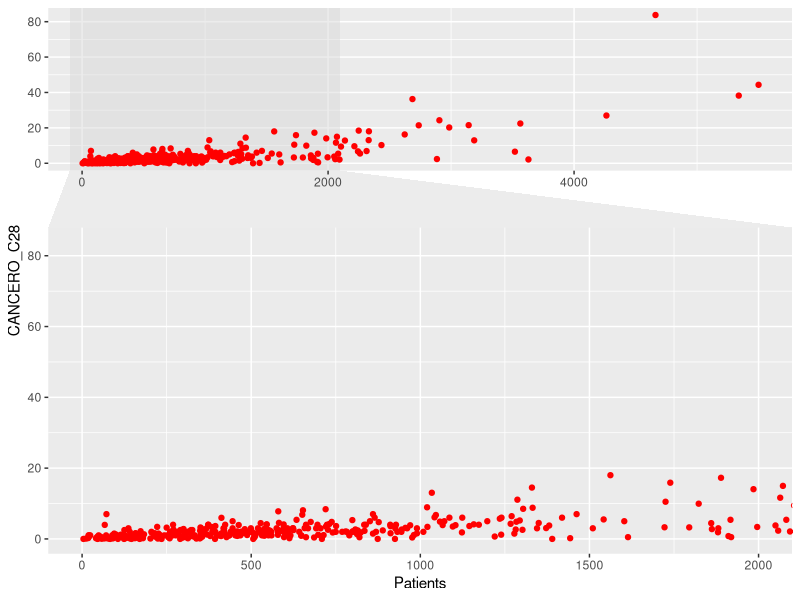
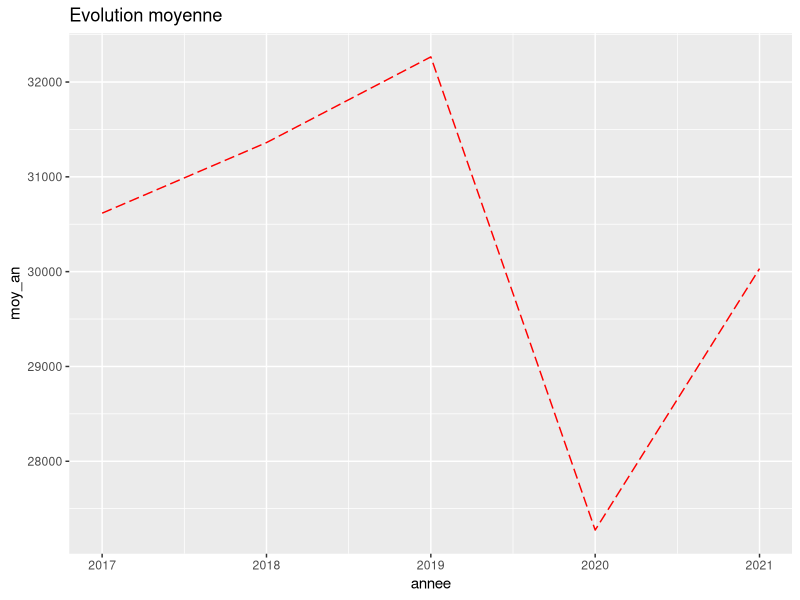
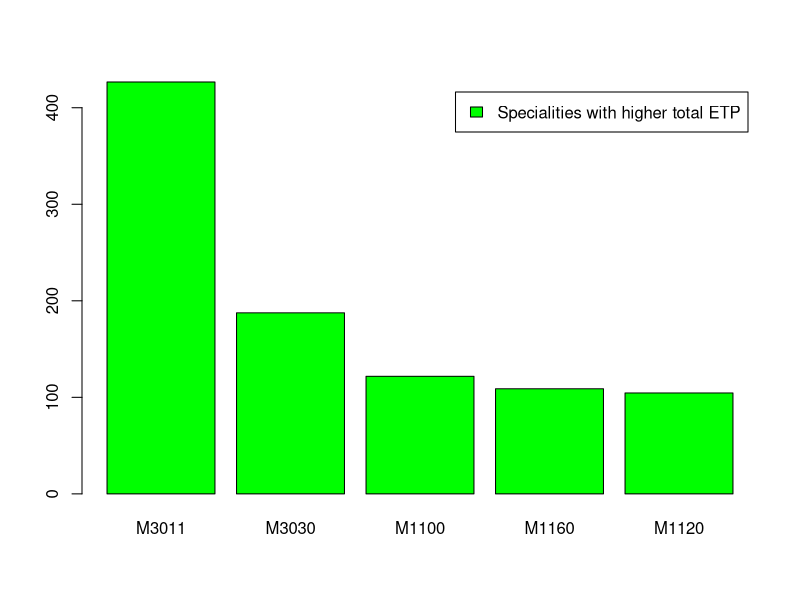
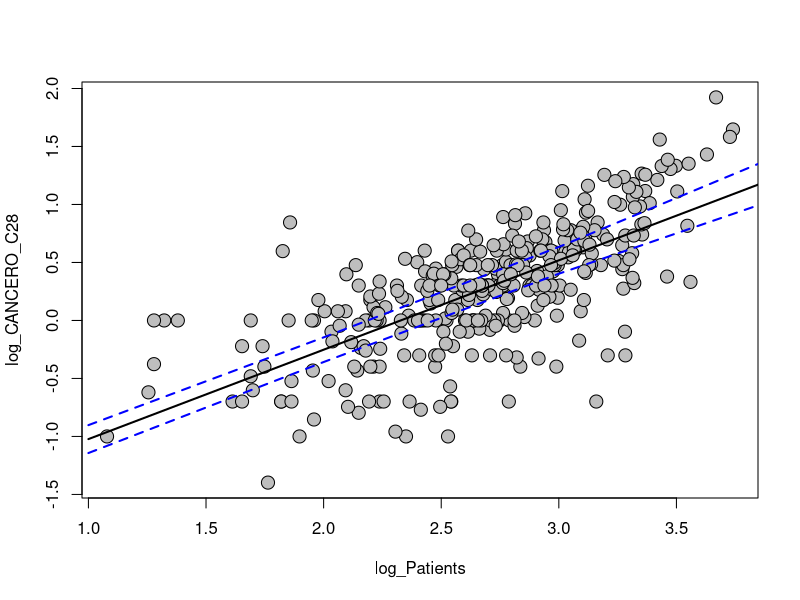
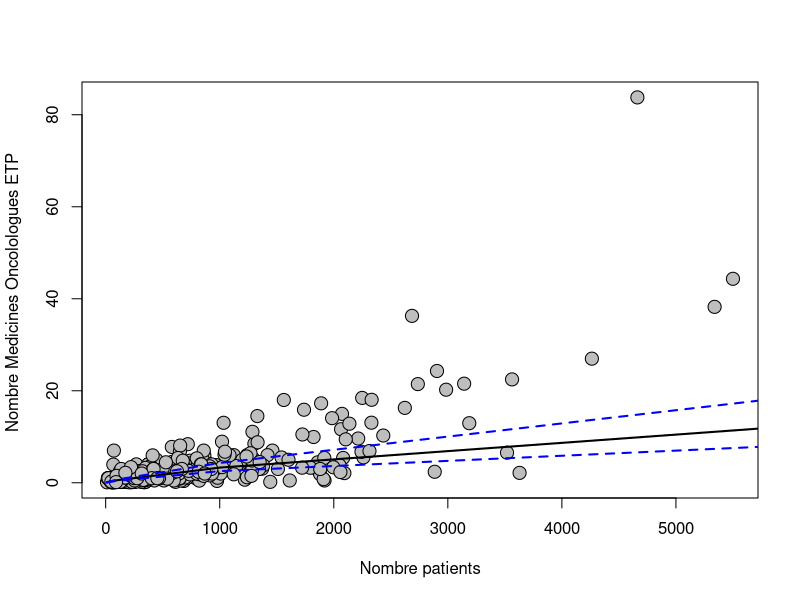
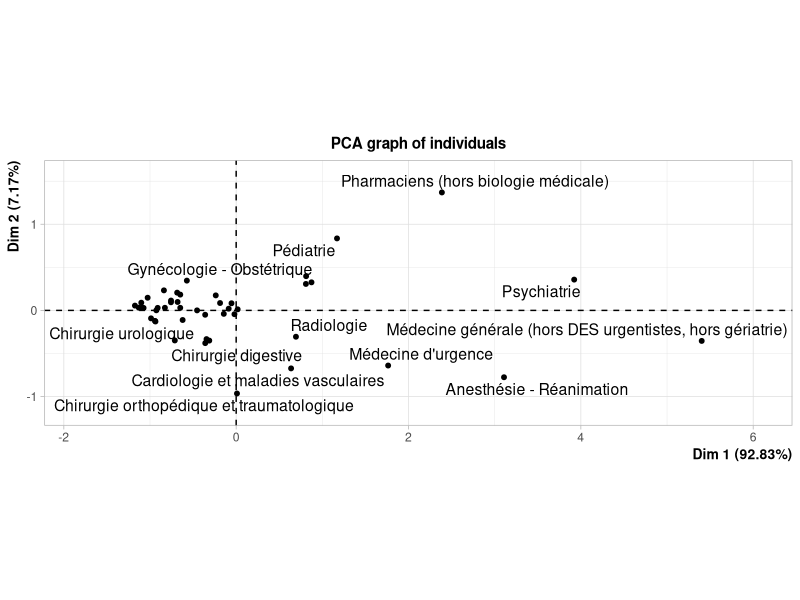
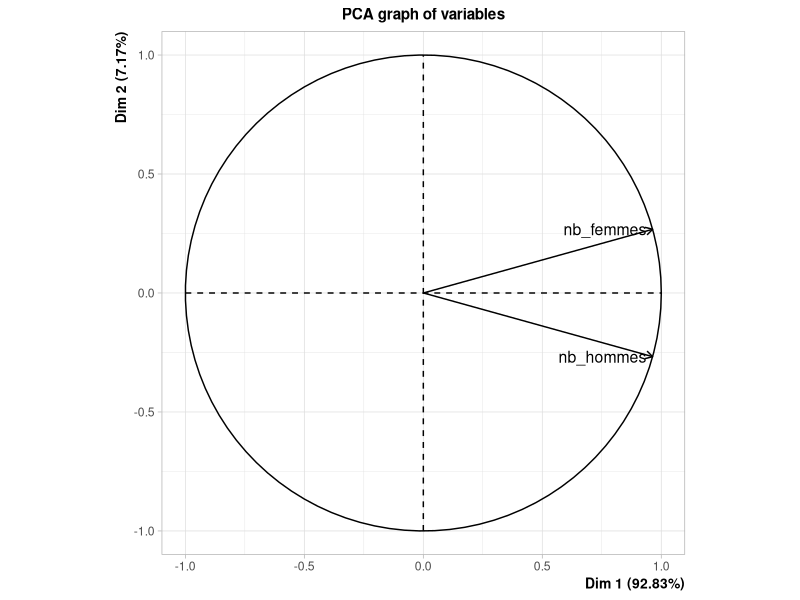
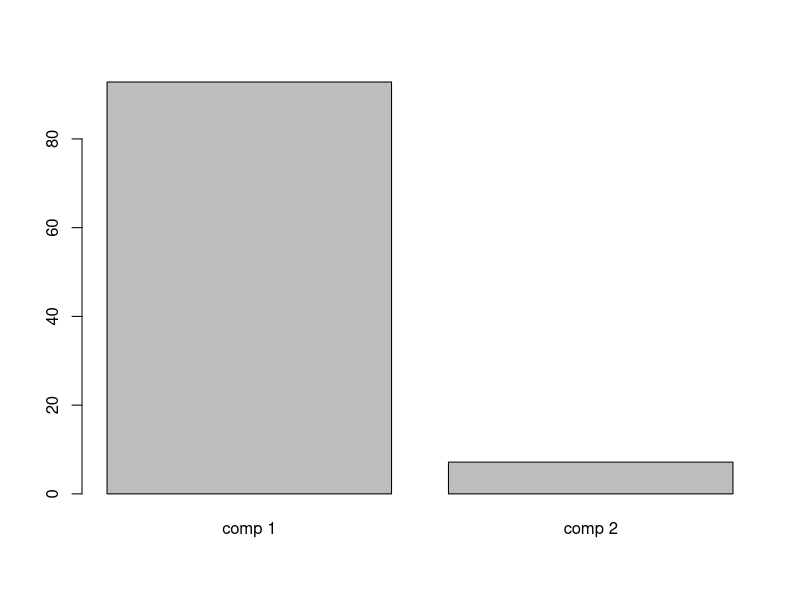

Here is the R script that generated these plots, in order:
## ---- chunk 1
#To run first
#Imports of packages
library('tidyverse')
library("ggforce") #for graphs
library("dplyr") #for sql data manipulation
library("sqldf")
library("lmtest") #for Breusch-Pagan Test for etero
library("FactoMineR")
## ---- chunk 2

getwd()
setwd(dirname(rstudioapi::getActiveDocumentContext()$path))

cancero <- read.csv(file = "Donnees-20221103/CANCERO_2019.csv",
                    header = TRUE, sep = ";", dec = ".")

desc_cancero <- read.csv(file = "Donnees-20221103/Desc_Cancero_Urgences.csv",
                         header = TRUE, sep = ",", dec = ".")

urgences2017  <- read.csv(file = "Donnees-20221103/URGENCES2_2017.csv",
                         header = TRUE, sep = ";", dec = ".")

urgences2018  <- read.csv(file = "Donnees-20221103/URGENCES2_2018.csv",
                         header = TRUE, sep = ";", dec = ".")

urgences2019  <- read.csv(file = "Donnees-20221103/URGENCES2_2019.csv",
                         header = TRUE, sep = ";", dec = ".")

urgences2020  <- read.csv(file = "Donnees-20221103/URGENCES2_2020.csv",
                         header = TRUE, sep = ";", dec = ".")

urgences2021  <- read.csv(file = "Donnees-20221103/URGENCES2_2021.csv",
                         header = TRUE, sep = ";", dec = ".")

Q20 <- read.csv(file = "Donnees-20221103/Q20_2019.csv",
                         header = TRUE, sep = ";", dec = ".")

desc_Q20 <- read.csv(file = "Donnees-20221103/Desc_Q20.csv",
                         header = TRUE, sep = ",", dec = ".")

## ---- chunk 3
#attach databases, only run once
attach(cancero)
attach(desc_cancero)

## ---- chunk 4
#Define functions

#given an iterable X returns a vector without doublons of elements in L
no_doublons <- function(X){
      L <- list()
      for (x in X){
            if (! x %in% L){
                  L <- c(L,x)
            }
      }
      return(L)
}

#sum excluding na values
sum2 <- function(vector) {
      return(sum(vector[! is.na(vector)]))
}



## ---- chunk 5
N_chem_adults_MCO <- sum(CANCERO_A11[! is.na(CANCERO_A11)])
print(N_chem_adults_MCO)
## ---- chunk 6
N_chem_adults_HAD <- sum(CANCERO_B11[! is.na(CANCERO_B11)]) 
N_chem_childs_MCO <- sum(CANCERO_C11[! is.na(CANCERO_C11)]) 
N_chem_childs_HAD <- sum(CANCERO_D11[! is.na(CANCERO_D11)]) 

HAD_tot <- N_chem_adults_HAD + N_chem_childs_HAD
MCO_tot <- N_chem_adults_MCO + N_chem_childs_MCO
sprintf("The HAD adults percentage is :%.2f%%", N_chem_adults_HAD/HAD_tot*100)
sprintf("The MCO adults percentage is: %.2f%%", N_chem_adults_MCO/MCO_tot*100)

## ---- chunk 7
cancero$Patients <- CANCERO_A11 + CANCERO_B11 + CANCERO_C11 + CANCERO_D11


ggplot(cancero) + 
      geom_point(aes(x = Patients, y = CANCERO_C28), col = "red")+
      facet_zoom(xlim = c(0, 2000)) #zoom

## ---- chunk 8
urgtot <- urgences2019[urgences2019$URG== "GEN", "dt80"] + urgences2019[urgences2019$URG == "GEN", "dt18"]
prop <- urgences2019[urgences2019$URG== "GEN", "dt80"] / urgtot
sprintf("l’unité d’urgence générale pour laquelle la proportion de patients de moins de 18 ans est la plus élevée est FI = %s", 
         urgences2019[urgences2019$URG =="GEN", ]$FI[which.max(prop)])
## ---- chunk 9
nb_unit_lit_nouveaux <-0
urgences2019_2020<-merge(urgences2019[urgences2019$URG == "GEN",],urgences2020[urgences2020$URG == "GEN",], by="FI")
nb_lit_nouveaux<-urgences2019_2020[,"LIT_UHCD.x"]-urgences2019_2020[, "LIT_UHCD.y"]
nb_lit_nouveaux<-nb_lit_nouveaux[!is.na(nb_lit_nouveaux)]
for(i in seq(1,length(nb_lit_nouveaux))){
  if (nb_lit_nouveaux[i] > 0){
    nb_unit_lit_nouveaux <- nb_unit_lit_nouveaux +1
  }
}
sprintf("nombre d’unites générales qui ont rajoute des lits en 2020 par rapport a 2019 : %i", nb_unit_lit_nouveaux)
## ---- chunk 10
moy_2017<-mean(urgences2017[urgences2017$URG == "GEN","PASSU"],na.rm=TRUE)
moy_2018<-mean(urgences2018[urgences2018$URG == "GEN","PASSU"],na.rm=TRUE)
moy_2019<-mean(urgences2019[urgences2019$URG == "GEN","PASSU"],na.rm=TRUE)
moy_2020<-mean(urgences2020[urgences2020$URG == "GEN","PASSU"],na.rm=TRUE)
moy_2021<-mean(urgences2021[urgences2021$URG == "GEN","PASSU"],na.rm=TRUE)

moy_an<-c(moy_2017,moy_2018,moy_2019,moy_2020,moy_2021)
annee<- c(2017,2018,2019,2020,2021)
evo_an<-data.frame(annee, moy_an)

ggplot(data = evo_an, aes(x=annee, y=moy_an )) + 
  geom_line(color = "red", linetype = 5) +
   ggtitle("Evolution moyenne")
## ---- chunk 11
d = dim(Q20)
colran = 1:d[2]
rowran = 1:d[1]
for (i in colran) {
      n_na = length(rowran[is.na(Q20[,i])])  
      name = names(Q20)[i]
      print(sprintf("La proportion de donnèes manquantes de %s est %.3f per cent",
                     name,  n_na/d[1]*100))
}

## ---- chunk 12

#Names of all specialities, last is "total"
specialites <- sqldf('select distinct "Label.modalité", "Valeur.Modalité"
                      from desc_Q20
                      where "Variable" = "EFFSALPLF" or
                      "Variable" = "EFFSALPLH"')
#propH has one row for every speciality, last column will containt the correspondent proportion
propH <- t(rbind(specialites[, 1], specialites[, 2], specialites[,1]))

len <- dim(propH)[1]


for (i in 1:len) {
      job <- propH[i,]
      H_indices <- Q20$"PERSO" == job[2]
      F_indices <- Q20$"PERSO" == job[2]
      Hommes_job_total <- sum2(Q20$"EFFSALPLH"[H_indices])
      Femmes_job_total <- sum2(Q20$"EFFSALPLF"[F_indices])
      job_total <- Hommes_job_total + Femmes_job_total
      propH[i,3] <- Hommes_job_total / job_total
}
## ---- chunk 13
i <- which.max(propH[,3])
sprintf("%s has a male staff percentage of %.2f%%", propH[i,1], as.double(propH[i,3])*100)
## ---- chunk 14
i <- which.min(propH[,3])
sprintf("%s has a male staff percentage of %.2f%%", propH[i,1], as.double(propH[i,3])*100)
## ---- chunk 15
dist_vector <- abs(as.double(propH[,3]) - 1/2)
i <- which.min(propH[,3])
sprintf("%s has a male staff percentage of %.2f%%", propH[i,1], as.double(propH[i,3])*100)
## ---- chunk 16

specialites$ETP_tot <- rep(0,len)

for (i in 1:len) {
      indices <- Q20$"PERSO" == specialites[i,2] #finds indices corresponding to speciality ID
      tot_ETP <- sum2(Q20$"ETP_PU"[indices])
      specialites$ETP_tot[i] <- tot_ETP
}

ordered_specialites <- specialites[order(specialites$ETP_tot, decreasing = TRUE),]

## ---- chunk 17
indices <- c(1,3)
print(ordered_specialites[2:6,indices]) #the first line is the total
short_ordered_specialites <- ordered_specialites[2:6,]

barplot(height = short_ordered_specialites[,3], names.arg = short_ordered_specialites[,2], legend.text = "Specialities with higher total ETP", col = "green")


## ---- chunk 18
#variables we care about: Patients, CANCERO_C28 of cancero
model_cancero <- lm(CANCERO_C28 ~ Patients, data = cancero)
bptest(model_cancero)

## ---- chunk 19
cancero$log_Patients <- log10(cancero$Patients)
#cancero$log_Patients[is.infinite(cancero$log_Patients),] <- NA 
cancero$log_CANCERO_C28 <- log10(cancero$CANCERO_C28)
cancero$log_CANCERO_C28[is.infinite(cancero$log_CANCERO_C28)] <- NA 
model2_cancero <- lm(log_CANCERO_C28 ~ log_Patients, data = cancero)
bptest(model2_cancero)

## ---- chunk 20
summary(model2_cancero)
## ---- chunk 21
#remove Na values
  x <- cancero$log_Patients
  y <- cancero$log_CANCERO_C28
  non_na_indices <- !is.na(x + y) 
  x <- x[non_na_indices]
  y <- y[non_na_indices]
  #non_null_indices <- !is.null(x+y)
  #x <- x[non_null_indices]
  #y <- y[non_null_indices]
  
  n <- length(x) #find number of samples after removal of Na values
  lm.model <- lm(y ~ x) # Fit linear model

  
  # Extract fitted coefficients from model
  b0 <- lm.model$coefficients[1]
  b1 <- lm.model$coefficients[2]
  
  # Find SSE and MSE
  sse <- sum((y - lm.model$fitted.values)^2)
  mse <- sse / (n - 2)
  t.val <- qt(0.975, n - 2) # Calculate critical t-value
  
  # Fit linear model with extracted coefficients
  x_new <- 1:max(x)
  y.fit <- b1 * x_new + b0
  
  # Find the standard error of the regression line
  se <- sqrt(sum((y - y.fit)^2) / (n - 2)) * sqrt(1 / n + (x - mean(x))^2 / sum((x -      mean(x))^2))
  
  # Fit a new linear model that extends past the given data points (for plotting)
  x_new2 <- 1:max(x + 100)
  y.fit2 <- b1 * x_new2 + b0
  
   # Warnings of mismatched lengths are suppressed
  slope.upper <- suppressWarnings(y.fit2 + t.val * se)
  slope.lower <- suppressWarnings(y.fit2 - t.val * se)
  x_bands <- 1:length(se)
  
  # Collect the computed confidence bands into a data.frame and name the colums
  bands <- data.frame(cbind(slope.lower, slope.upper))
  colnames(bands) <- c('Lower Confidence Band', 'Upper Confidence Band')
  
  # Plot the fitted linear regression line and the computed confidence bands
  plot(x, y, cex = 1.75, pch = 21, bg = 'gray', xlab = "log_Patients", ylab = "log_CANCERO_C28")
  lines(y.fit2, col = 'black', lwd = 2)
  lines(bands[1], col = 'blue', lty = 2, lwd = 2)
  lines(bands[2], col = 'blue', lty = 2, lwd = 2)
  
  # Plot the fitted linear regression line and the computed confidence bands
  # on the non-log adjusted graph 
  
  plot(10^x, 10^y, cex = 1.75, pch = 21, bg = 'gray', xlab = "Nombre patients",   ylab = "Nombre Medicines Oncolologues ETP ")
  lines(y = 10^y.fit2, x= 10^x_new2, col = 'black', lwd = 2)
  lines(y = 10^bands[,1], x = 10^x_bands, col = 'blue', lty = 2, lwd = 2)
  lines(y = 10^bands[,2], x = 10^x_bands, col = 'blue', lty = 2, lwd = 2)

## ---- chunk 22
job_ids<-levels(factor(Q20$PERSO))
job_titles <- c()
for(i in 1:length(job_ids)){
  d20 <- desc_Q20[desc_Q20$Valeur.Modalité==job_ids[i],"Label.modalité"]
  job_titles[i]<-d20[1]
}
nb_hommes<-c()
nb_femmes<-c()
for(i in 1:length(job_ids)){
  nb_hommes[i]<-sum(Q20[Q20$PERSO == job_ids[i], "EFFSALPLH"], na.rm = TRUE)
  nb_femmes[i]<-sum(Q20[Q20$PERSO == job_ids[i], "EFFSALPLF"], na.rm = TRUE)
}

specialites_hf <- data.frame(nb_femmes,nb_hommes)
rownames(specialites_hf)<-job_titles
specialites_hf<-specialites_hf[1:(length(job_titles)-1),]
summary(specialites_hf)
## ---- chunk 23
acp_specialites<-PCA(specialites_hf)
barplot(acp_specialites$eig[,2])
## ---- chunk 24
plot(acp_specialites,choix="var",axes=c(1,2))
